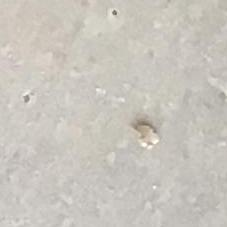
#> input picture Concrete Crack Images for Classification/Negative/00088.jpg, 227 x 227 px
$ jupyter execute --allow-errors 'Image Classification KNN.ipynb'
#> lines starting #> are read from the running program, lines starting #| are printed output that depends on the picture
#> further down, img is the input picture: shape (227, 227, 3); mean R, G, B 201.3, 197.2, 189.4
#> `resized=skimage.transform.resize(gray_image,(img_height,img_width))`:
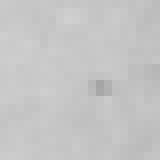
#> resized: shape (20, 20) float64 (shown 8 times larger); min 0.65, max 0.817, mean 0.775
#> `numpydata = asarray(resized).ravel()`: numpydata = 400 values, max 0.817 at index 48, min 0.65 at index 212, mean 0.775
[cell 1]
import PIL
from math import *
from PIL import Image
from numpy import asarray
import numpy as np
from glob import glob
import matplotlib.pyplot as plt
from skimage import io
import skimage
import skimage.transform
import random
import imageio
import cv2
import numpy as np
from IPython.display import display, Image
import ipywidgets as widgets
import threading
import pickle
train = 'train'
test = 'test'
pos,neg='Positive','Negative'
types = [pos,neg]
categories = [train, test]

[cell 2]
path="C:/Users/ganga/Deep Learning/Untitled Folder/Concrete Crack Images for Classification"
img_height=20
img_width=20
all_files = glob(path + '/*/*.jpg')
y=[]
data=[]
random.shuffle(all_files)
#> (the rest of this cell did not finish here and is left out)

[cell 3]
y.count(0)

[cell 4]
from sklearn.model_selection import train_test_split
import pandas as pd
size=38000
x_train=np.array(data[:size])
y_train=np.array(y[:size])
x_test=np.array(data[size:])
#> x_test = empty array
y_test=np.array(y[size:])
#train_test_split(data,y,test_size=0.2,random_state=42)

[cell 5]
len(y_test)

[cell 6]
x_test.shape
#> Out = (0,)
